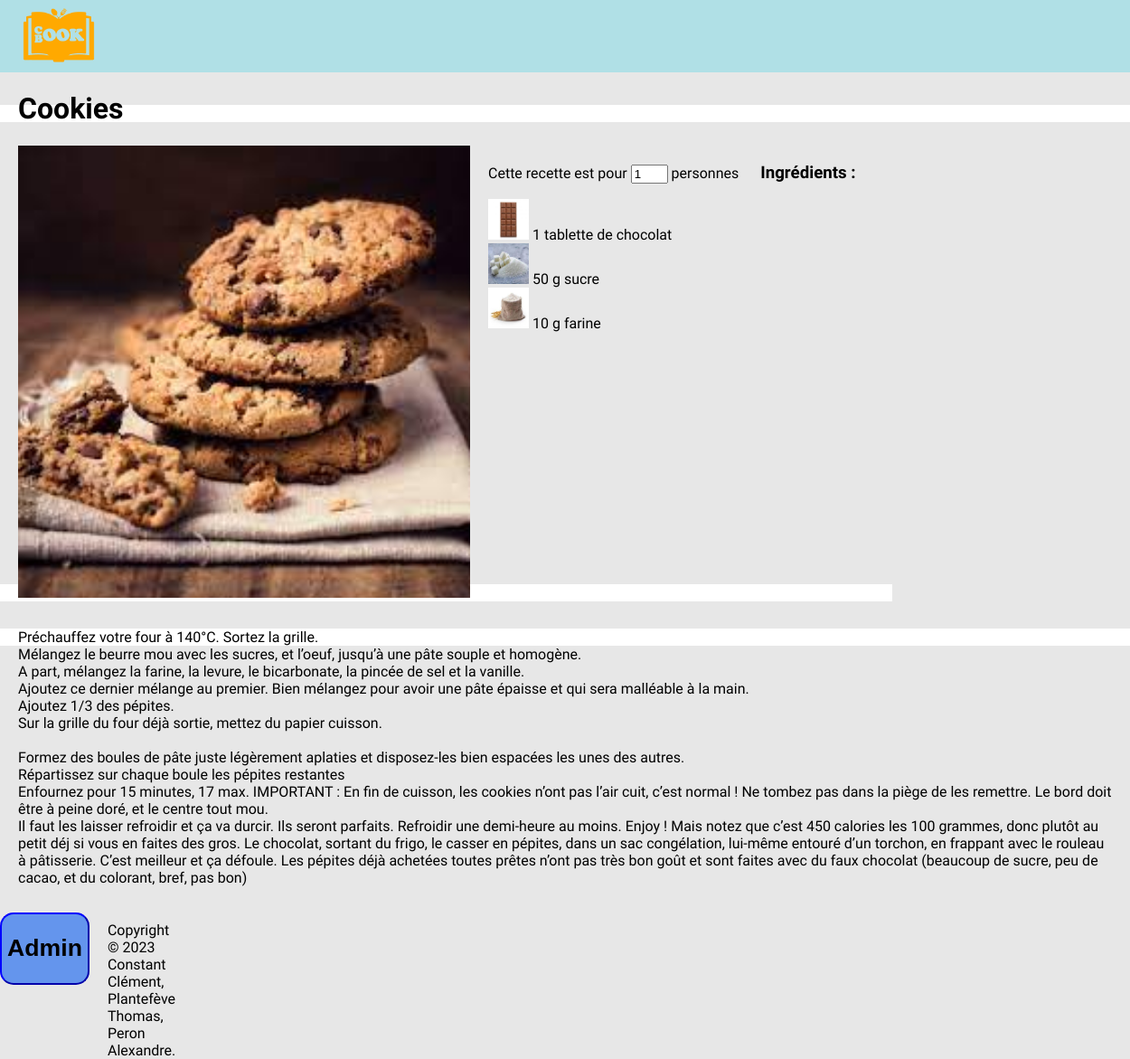
Screenshot of /pages/recette.php?idRecette=3 with the database file from the repository.
### tables this page shows
CREATE TABLE IF NOT EXISTS `recette` (
  `idRecette` int(11) NOT NULL AUTO_INCREMENT,
  `nomRecette` varchar(50) NOT NULL,
  `imgRecette` varchar(50) NOT NULL,
  `Description` varchar(500) NOT NULL,
  `Preparation` varchar(2000) NOT NULL,
  PRIMARY KEY (`idRecette`)
);

CREATE TABLE IF NOT EXISTS `contenir` (
  `idContenir` int(11) NOT NULL AUTO_INCREMENT,
  `idRecette` int(11) DEFAULT NULL,
  `idIngredient` int(11) DEFAULT NULL,
  `quantite` int(11) NOT NULL,
  `unite` enum('Cuill?re ? caf?','Cuill?re ? soupe','mL','L','g') DEFAULT NULL,
  PRIMARY KEY (`idContenir`),
  KEY `contenir_ibfk_1` (`idRecette`),
  KEY `contenir_ibfk_2` (`idIngredient`)
);

CREATE TABLE IF NOT EXISTS `ingredient` (
  `idIngredient` int(11) NOT NULL AUTO_INCREMENT,
  `nomIngredient` varchar(50) NOT NULL,
  `imgIngredient` varchar(50) NOT NULL,
  PRIMARY KEY (`idIngredient`)
);

### class/pdowrapper/pdowrapper.php (called while the page is built, shortened)
<?php
class PdoWrapper
{
    private $pdo ;
    public function __construct($db_name, $db_host='127.0.0.1', $db_port='3306', $db_user = 'root', $db_pwd=''){
        $this->db_name = $db_name ;
        $this->db_host = $db_host ;
        $this->db_port = $db_port ;
        $this->db_user = $db_user ;
        $this->db_pwd = $db_pwd ;
        $dsn = 'mysql:dbname=' . $this->db_name . ';host='. $this->db_host. ';port=' . $this->db_port;
        try{
            $this->pdo = new PDO($dsn, $this->db_user, $this->db_pwd);
            $this->pdo->exec("set names utf8");
        }catch (\Exception $ex){
            die('Error : ' . $ex->getMessage()) ;
        }
    }
    public function exec($statement, $params, $classname=null){
        $res = $this->pdo->prepare($statement) ;
        $res->execute($params) or die(print_r($res->errorInfo()));
        if($classname != null){
            $data = $res->fetchAll(PDO::FETCH_CLASS, $classname);
        }else{
            $data = $res->fetchAll(PDO::FETCH_OBJ);
        }
        return $data ;
    }
}

### class/cb/CoobookDB.php (called while the page is built, shortened)
<?php
class CoobookDB extends PdoWrapper
{
    public function getRecette($id)
    {
        return $this->exec("SELECT * FROM recette WHERE idRecette = '$id'", null);
    }
    public function getIngredients($id)
    {
        return $this->exec("SELECT i.idIngredient, i.imgIngredient, i.nomIngredient, c.quantite, c.unite FROM recette as r
        INNER JOIN contenir as c
        ON r.idRecette = c.idRecette
        INNER JOIN ingredient as i
        ON c.idIngredient = i.idIngredient
        WHERE r.idRecette = '$id'", null);
    }
}

### class/Autoloader.php (called while the page is built, shortened)
<?php
class Autoloader
{
    static function autoload($class_name){
        $class_name = str_replace('\\', DIRECTORY_SEPARATOR, $class_name) ;
    }
}

### class/Rec_Ig/Recette.php (the view, shortened to what this page needs)
<?php
class Recette
{
function generateRecette($data,$tags,$liste): void{ ?>
    <div id="nom">
        <h1> <?= utf8_encode( $data[0]->nomRecette ) ?></h1>
    </div>
    <div id="info">
        <img id="photo_tete" src="/Projet_Recettes/<?= $data[0]->imgRecette ?>">
        <div id="ingredient">
                <span id="nbPersonne">
                    Cette recette est pour
                    <input type="number" id="personne" name="personne" max="20" min="1" value="1">
                    personnes
                </span>
            <h3>Ingrédients :</h3>
            <div id="liste_inrgredient">
                <?php foreach ($liste as $l) {
                    echo "<div class='ingredient'><img class='image_ingredient' src='/Projet_Recettes/" . $l->imgIngredient
                        . "'>" ?> <span class="quantite" value="<?=$l->quantite?>"><?=$l->quantite?></span> <?= $l->unite . " " .  $l->nomIngredient . "</div>";
                }
                ?>
            </div>
        </div>
    </div>
    <div id="flex">
        <div id="recette">
            <?php $prep = str_replace("\n", "<br/>", $data[0]->Preparation); ?>
            <?= htmlspecialchars_decode($prep) ?>
        </div>
    </div>
<?php
}
}
?>

### class/Template/css/main.css (style rules this page uses)
html, body { background-color: #e7e7e7; margin: 0; padding: 0; height: 100%; }

### CSS/recette.css (style rules this page uses)
#nom { margin-right: 20px; margin-left: 20px; display: flex; width: 100%; }
#nbPersonne { text-align: right; margin-right: 20px; }
#personne { width: 33px; }
#info { margin-right: 20px; margin-left: 20px; display: flex; }
#photo_tete { width: 500px; height: 500px; }
#ingredient { margin-right: 20px; margin-left: 20px; display: ruby; }
#liste_inrgredient { position: absolute; overflow: auto; width: 635px; height: 410px; }
.image_ingredient { width: 45px; height: 45px; }
#flex { display: flex; }
#recette { margin-left: 20px; margin-right: 20px; margin-top: 30px; margin-bottom: 90px; }

### rows the page displays
recette: nomRecette "Cookies", imgRecette (picture), Preparation "Préchauffez votre four à 140°C. Sortez la grille. Mélangez le beurre mou avec les sucres, et l’oeuf, jusqu’à une pâte souple et homogène. A part, mélangez la farine, la levure, le bicarbonate, la pincée de sel et la vanille. Ajoutez ce dernier mélange au premier. Bien mélangez pour avoir une pâte épaisse et qui sera malléable à la main. Ajoutez 1/3 des pépites. Sur la grille du four déjà sortie, mettez du papier cuisson. Formez des boules de pâte juste légèrement aplaties et disposez-les bien espacées les unes des autres. Répartissez sur chaque boule les pépites restantes Enfournez pour 15 minutes, 17 max. IMPORTANT : En fin de cuisson, les cookies n’ont pas l’air cuit, c’est normal ! Ne…"
contenir: idIngredient.imgIngredient (picture), quantite "1", idIngredient.nomIngredient "tablette de chocolat"
contenir: idIngredient.imgIngredient (picture), quantite "50", unite "g", idIngredient.nomIngredient "sucre"
contenir: idIngredient.imgIngredient (picture), quantite "10", unite "g", idIngredient.nomIngredient "farine"
